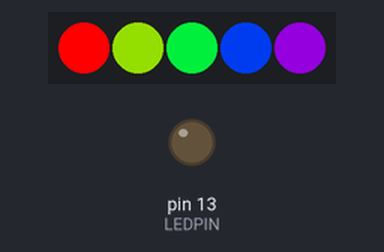
Bench run of a sketch on a simulated Arduino Uno, built with avr-gcc and run on an emulated ATmega328P. On the bench: 5 RGB LEDs in strip order, left to right, output pins drawn as LEDs (lit = HIGH).

Above: at 0.01 s.
At 1.82 s:
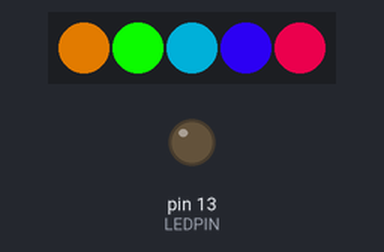
At 3.88 s:
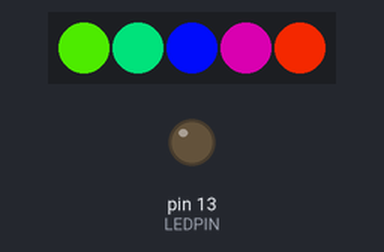
At 8.24 s:
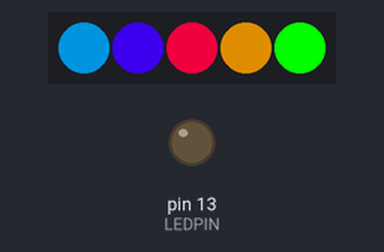
At 12.23 s:
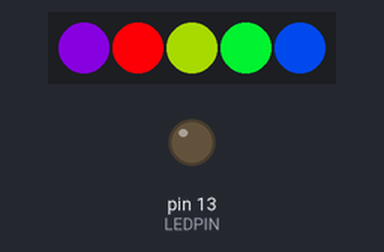
At 16.47 s:
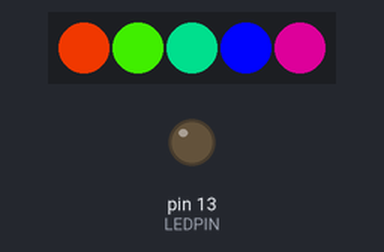
Timing chart, 0 to 40.0 s (numbered marks = the images above):
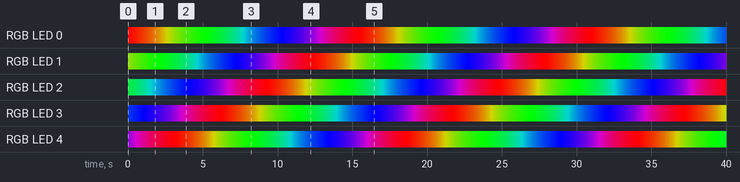

Measured:
- by itself, everything shown: repeats every 15.5 s, in 256 steps

The sketch:

main.ino
```cpp
#include <Adafruit_NeoPixel.h>
#ifdef __AVR__
#include <avr/power.h>
#endif

#define DELAY 1000
#define LEDPIN 13
#define NEOPIN 6
#define LED_COUNT 5
Adafruit_NeoPixel strip =
    Adafruit_NeoPixel(LED_COUNT, NEOPIN, NEO_GRB + NEO_KHZ800);

uint32_t red = strip.Color(255, 0, 0);
uint32_t green = strip.Color(0, 255, 0);
uint32_t blue = strip.Color(0, 0, 255);
uint32_t black = strip.Color(0, 0, 0);
uint32_t colors[3] = {red, green, blue};

void pixelOn(uint32_t color) {
  strip.setPixelColor(0, color);
  strip.show();
}

void pixelOff() {
  strip.setPixelColor(0, black);
  strip.show();
}

void rainbowCycle(uint8_t wait) {
  uint16_t i, j;

  for (j = 0; j < 256 * 5; j++) {
    // ***
    // *** 5 cycles of all colors on wheel
    // ***
    for (i = 0; i < strip.numPixels(); i++) {
      strip.setPixelColor(i, Wheel(((i * 256 / strip.numPixels()) + j) & 255));
    }

    strip.show();
    delay(wait);
  }
}

uint32_t Wheel(byte WheelPos) {
  WheelPos = 255 - WheelPos;
  if (WheelPos < 85) {
    return strip.Color(255 - WheelPos * 3, 0, WheelPos * 3);
  }

  if (WheelPos < 170) {
    WheelPos -= 85;
    return strip.Color(0, WheelPos * 3, 255 - WheelPos * 3);
  }

  WheelPos -= 170;
  return strip.Color(WheelPos * 3, 255 - WheelPos * 3, 0);
}

void setup() {
  pinMode(LEDPIN, OUTPUT);
  strip.begin();
}

void loop() {
  // digitalWrite(LEDPIN, HIGH);
  // uint8_t i = random(3);
  // pixelOn(colors[i]);
  // delay(DELAY);
  // digitalWrite(LEDPIN, LOW);
  // pixelOff();
  // delay(DELAY);

  rainbowCycle(60);
}
```
